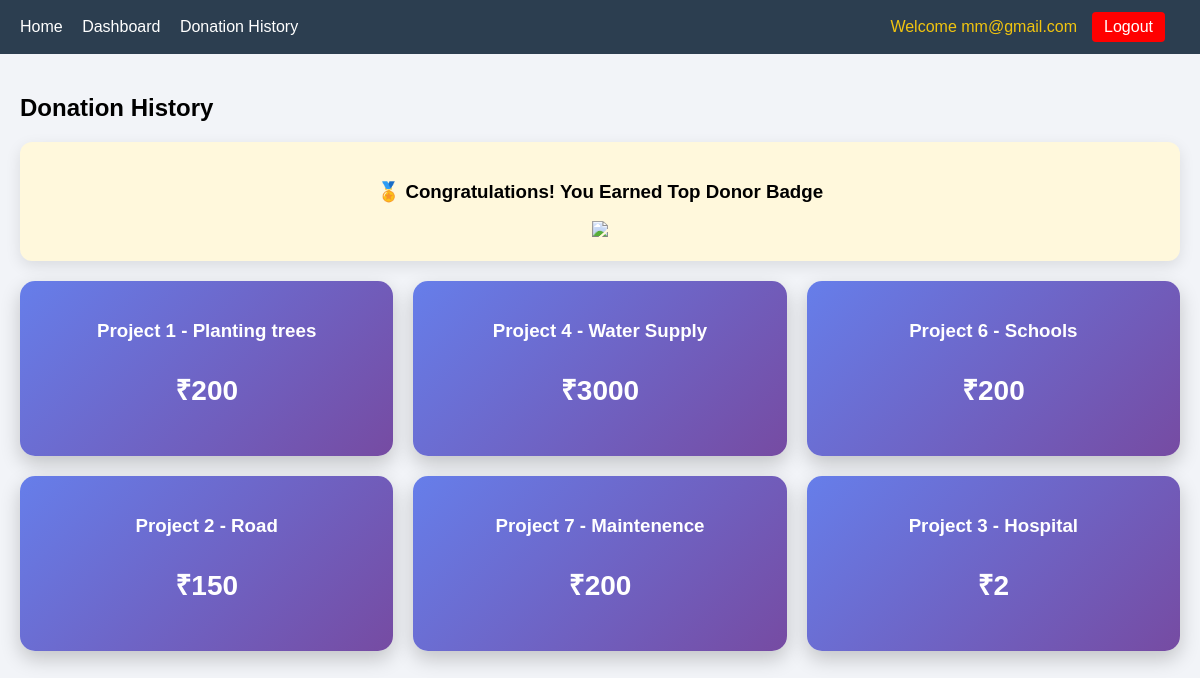
The page /donation_history (signed in) on the database its author committed.
### tables this page shows
CREATE TABLE users (
                 id INTEGER PRIMARY KEY AUTOINCREMENT,
                 email TEXT,
                 password TEXT,
                 role TEXT);

CREATE TABLE donations (
                 id INTEGER PRIMARY KEY AUTOINCREMENT,
                 user_id INTEGER,
                 project_id INTEGER,
                 amount INTEGER);

CREATE TABLE projects (
                 id INTEGER PRIMARY KEY AUTOINCREMENT,
                 name TEXT,
                 goal INTEGER,
                 collected INTEGER DEFAULT 0);

### app.py (the view)
@app.route("/donation_history")
def donation_history():
    if "user" not in session:
        return redirect("/login")
    conn = get_db()
    c = conn.cursor()
    if session.get("role") == "admin":
        c.execute("SELECT id, email FROM users WHERE role='user'")
        users = c.fetchall()
        admin_data = []
        for user in users:
            user_id = user[0]
            email = user[1]
            c.execute('''
                SELECT projects.name, donations.amount, projects.goal
                FROM donations
                JOIN projects ON donations.project_id = projects.id
                WHERE donations.user_id=?
            ''', (user_id,))
            donations = c.fetchall()
            unique_projects = set()
            badge = False
            for d in donations:
                unique_projects.add(d[0])
                if d[1] >= 0.5 * d[2]:
                    badge = True
            if len(unique_projects) > 5:
                badge = True
            admin_data.append({
                "email": email,
                "donations": donations,
                "badge": badge
            })
        conn.close()
        return render_template("donation_history.html",
                               admin_view=True,
                               admin_data=admin_data)
    else:
        c.execute("SELECT id FROM users WHERE email=?", (session["user"],))
        user_id = c.fetchone()[0]
        c.execute('''
            SELECT projects.name, donations.amount, projects.goal
            FROM donations
            JOIN projects ON donations.project_id = projects.id
            WHERE donations.user_id=?
        ''', (user_id,))
        donations = c.fetchall()
        unique_projects = set()
        badge = False
        for d in donations:
            unique_projects.add(d[0])
            if d[1] >= 0.5 * d[2]:
                badge = True
        if len(unique_projects) > 5:
            badge = True
        conn.close()
        return render_template("donation_history.html",
                               admin_view=False,
                               donations=donations,
                               badge=badge)

### app.py (called while the page is built)
def get_db():
    return sqlite3.connect("database.db")

### templates/donation_history.html
{% extends "base.html" %}
{% block content %}
<h2>Donation History</h2>
{% if admin_view %}
    {% for user in admin_data %}
    <div class="admin-user-card">
        <h3>
            {{ user.email }}
            {% if user.badge %}
                <span class="badge">🏅 Top Donor</span>
            {% endif %}
        </h3>
        {% if user.donations %}
            <div class="donation-container">
                {% for d in user.donations %}
                <div class="donation-card admin-card">
                    <p><strong>Project:</strong> {{ d[0] }}</p>
                    <p>Donated: ₹{{ d[1] }}</p>
                </div>
                {% endfor %}
            </div>
        {% else %}
            <p>No donations yet.</p>
        {% endif %}
    </div>
    <hr>
    {% endfor %}
{% else %}
    {% if badge %}
        <div class="badge-box">
            <h3>🏅 Congratulations! You Earned Top Donor Badge</h3>
            <img src="https://cdn-icons-png.flaticon.com/512/2583/2583344.png" width="100">
        </div>
    {% endif %}
    {% if donations %}
        <div class="donation-container">
            {% for d in donations %}
            <div class="donation-card">
                <h3>{{ d[0] }}</h3>
                <p class="amount">₹{{ d[1] }}</p>
            </div>
            {% endfor %}
        </div>
    {% else %}
        <p>No donations yet.</p>
    {% endif %}
{% endif %}
{% endblock %}

### templates/base.html (shortened to what this page needs)
<!DOCTYPE html>
<html>
<head>
    <link rel="stylesheet" href="{{ url_for('static', filename='style.css') }}">
</head>
<body>
<nav class="navbar">
    <div class="nav-left">
        <a href="/">Home</a>
        <a href="/dashboard">Dashboard</a>
        <a href="/donation_history">Donation History</a>
    </div>
    <div class="nav-right">
        {% if session.get("user") %}
            <span class="welcome">Welcome {{ session.get("user") }}</span>
            <a href="/logout" class="logout-btn">Logout</a>
        {% else %}
            <a href="/login">Login</a>
            <a href="/register">Register</a>
        {% endif %}
    </div>
</nav>
<div class="container">
    {% block content %}{% endblock %}
</div>
</body>
</html>

### static/style.css (style rules this page uses)
body { font-family: Arial; background: #f2f4f8; margin: 0; }
nav { background: #2c3e50; padding: 15px; color: white; }
nav a { color: white; margin-right: 15px; text-decoration: none; }
.container { padding: 20px; }
.navbar { display: flex; justify-content: space-between; align-items: center; background: #2c3e50; padding: 12px 20px; }
.nav-left a, .nav-right a { color: white; text-decoration: none; margin-right: 15px; }
.nav-right { display: flex; align-items: center; }
.logout-btn { background: red; padding: 6px 12px; border-radius: 4px; }
.welcome { color: #f1c40f; margin-right: 15px; }
.donation-container { display: grid; grid-template-columns: repeat(auto-fit, minmax(250px, 1fr)); gap: 25px; margin-top: 20px; }
.donation-card { background: linear-gradient(135deg, #3498db, #6dd5fa); color: white; padding: 25px; border-radius: 15px; text-align: center; transition: all 0.3s ease; box-shadow: 0 6px 18px rgba(0,0,0,0.2); }
.donation-card .amount { font-size: 28px; font-weight: bold; }
.donation-container { display: grid; grid-template-columns: repeat(auto-fit, minmax(280px, 1fr)); gap: 20px; margin-top: 20px; }
.donation-card { background: linear-gradient(135deg, #667eea, #764ba2); color: white; padding: 20px; border-radius: 15px; transition: all 0.3s ease; box-shadow: 0 8px 20px rgba(0,0,0,0.2); }
.amount { font-size: 24px; font-weight: bold; }
.badge-box { text-align: center; background: #fff8dc; padding: 20px; border-radius: 12px; margin-bottom: 20px; box-shadow: 0 5px 15px rgba(0,0,0,0.1); }

### rows shown on the page
users: get "mm@gmail.com"
donations: name "Project 1 - Planting trees", amount "200"
donations: name "Project 4 - Water Supply", amount "3000"
donations: name "Project 6 - Schools", amount "200"
donations: name "Project 2 - Road", amount "150"
donations: name "Project 7 - Maintenence", amount "200"
donations: name "Project 3 - Hospital", amount "2"
